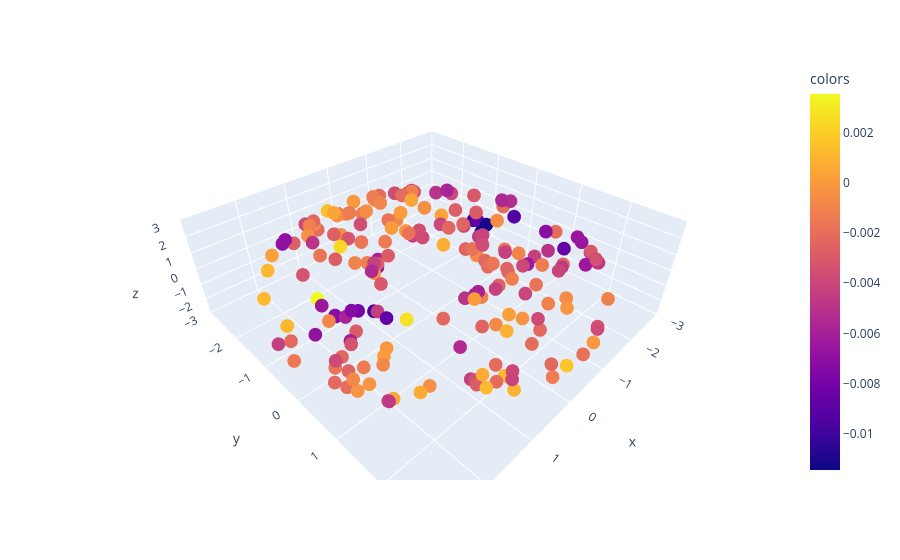

Notebook cell for this chart:
### Code cell
from diffusion_curvature.utils import plot_3d
plot_3d(X,scalar_ks,colorbar=True,use_plotly=True)

### Figure 1 — Plotly figure (JSON) as saved in the notebook; plotly's stock layout.template omitted (floating-point values rounded to 4 significant figures; data arrays with more than 128 entries replaced by an {"elided": "..."} marker saying what was removed)
{"data": [{"hovertemplate": "x=%{x}<br>y=%{y}<br>z=%{z}<br>colors=%{marker.color}<extra></extra>", "legendgroup": "", "marker": {"color": {"elided": "200 float values"}, "coloraxis": "coloraxis", "symbol": "circle"}, "mode": "markers", "name": "", "scene": "scene", "showlegend": false, "type": "scatter3d", "x": {"elided": "200 float values"}, "y": {"elided": "200 float values"}, "z": {"elided": "200 float values"}}], "layout": {"autosize": true, "coloraxis": {"colorbar": {"title": {"text": "colors"}}, "colorscale": [[0, "#0d0887"], [0.1111, "#46039f"], [0.2222, "#7201a8"], [0.3333, "#9c179e"], [0.4444, "#bd3786"], [0.5556, "#d8576b"], [0.6667, "#ed7953"], [0.7778, "#fb9f3a"], [0.8889, "#fdca26"], [1, "#f0f921"]]}, "legend": {"tracegroupgap": 0}, "margin": {"t": 60}, "scene": {"aspectmode": "auto", "aspectratio": {"x": 1.427, "y": 1.446, "z": 0.4849}, "domain": {"x": [0, 1], "y": [0, 1]}, "xaxis": {"range": [-3.0, 3.0], "title": {"text": "x"}, "type": "linear"}, "yaxis": {"range": [-3.0, 3.0], "title": {"text": "y"}, "type": "linear"}, "zaxis": {"range": [-3.0, 3.0], "title": {"text": "z"}, "type": "linear"}}}}
